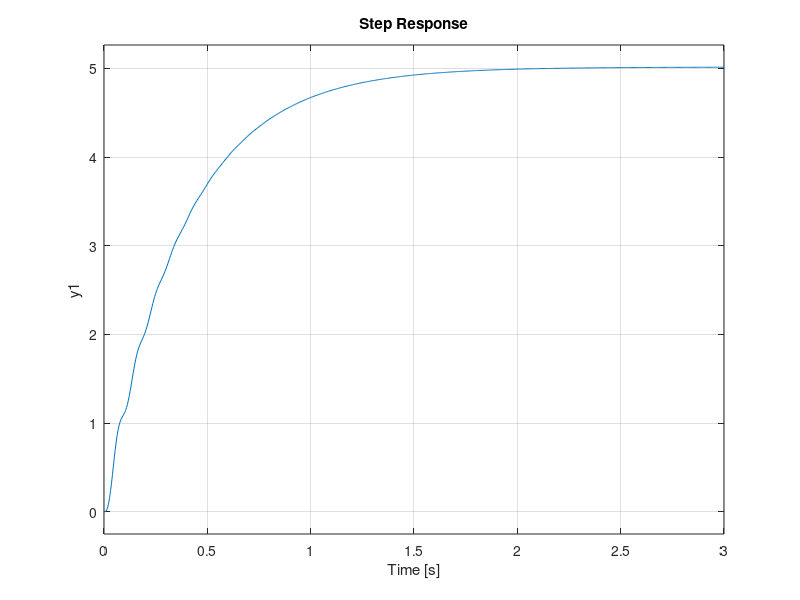

MATLAB code for this plot:
%-----------------------------------------------------------------------%
%                     GNU GENERAL PUBLIC LICENSE                        %
%                       Version 3, 29 June 2007                         %
%                                                                       %
%    This code shows how VF dampens out the ossillitary responce        %
%                                                                       %
%     https://github.com/Matthew-J-Read/Control-Systems-Analysis.git    %
%                  Copyright © 2020  Matthew J Read                     %
% ----------------------------------------------------------------------%
s = tf('s');
gain = 1.003;
g = 1/((0.07*s)+1);
G = 900/((s^2)+(3.9*s)+(900));

OpenLoop = (gain*g*G);

%                  902.7
%   -----------------------------------
%   0.07 s^3 + 1.273 s^2 + 66.9 s + 900

ClosedLoop = feedback((gain*g*G),1,-1);

 %                 902.7
 %  ------------------------------------
 %  0.07 s^3 + 1.273 s^2 + 66.9 s + 1803
 
Kt = 0.1*s; 
VelocityFeedback  = feedback(OpenLoop,Kt,-1);

%                  902.7
%   ------------------------------------
%   0.07 s^3 + 1.273 s^2 + 157.2 s + 900

Kt2 = 0.3*s; 
VelocityFeedback2  = feedback(OpenLoop,Kt2,-1);

 %                  902.7
 %   ------------------------------------
 %   0.07 s^3 + 1.273 s^2 + 337.7 s + 900
 
% input = 5V step
figure(1)
step(OpenLoop*5)
hold on
step(VelocityFeedback*5)
step(VelocityFeedback2*5)
grid on
% ----------------------------------------------------------------------%